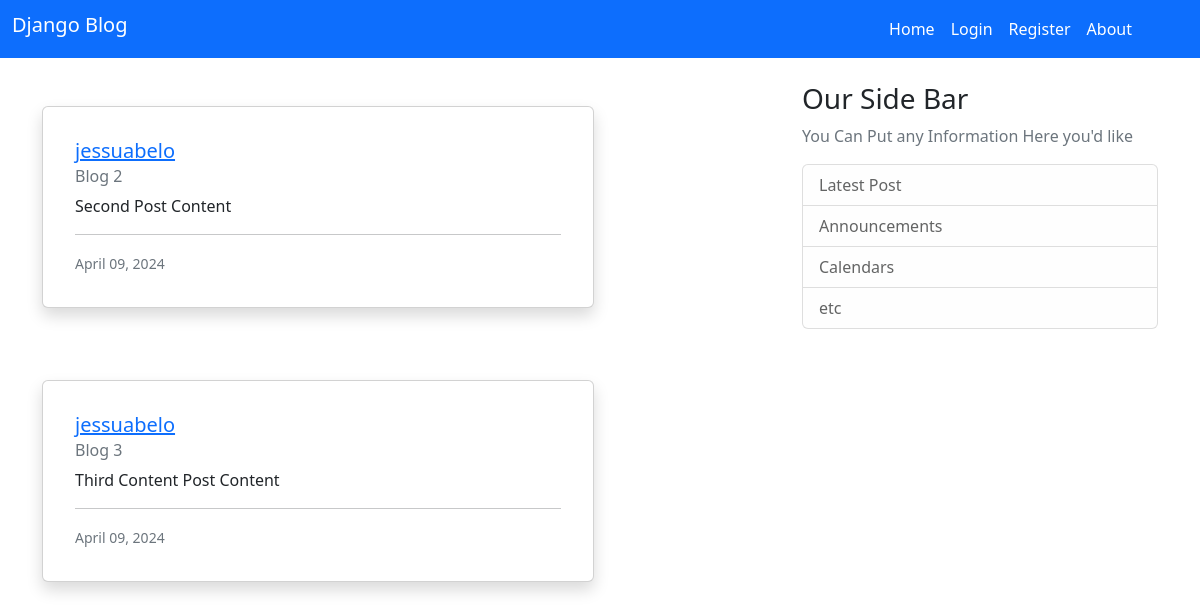
The app's page /, older data.
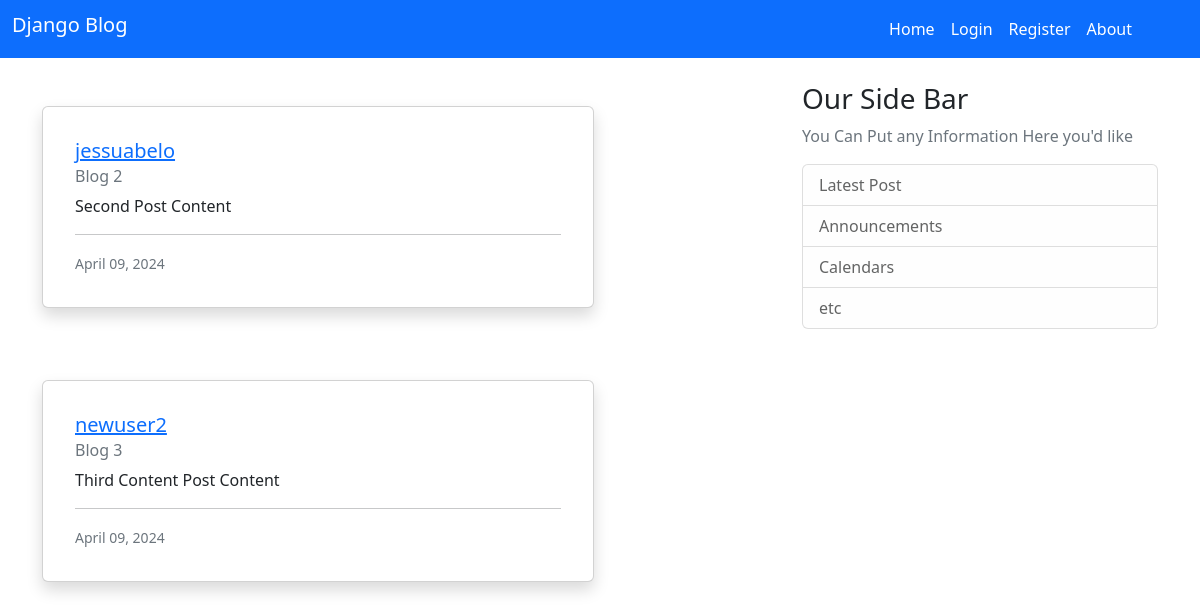
The same page, newer data.
### blog/models.py (models this page shows, shortened)
class Post(models.Model):
    title = models.CharField(max_length = 100)
    content = models.TextField()
    date_post = models.DateTimeField(default = timezone.now) # default para orsida nia bele post tuir timezone depende ba user
    author = models.ForeignKey(User, on_delete = models.CASCADE)

### blog/views.py (the view)
# urls.py: path('', views.home, name='blog-home'),
def home(request):
    context = {
        'posts': Post.objects.all()
    }
    return render(request, 'blog/home.html', context)

### blog/templates/blog/home.html
{% extends "blog/base.html" %} {% block content %} {% for post in posts %}
<br />
<div
  class="card shadow p-3 mb-5 bg-body rounded position-relative  w-75 p-3"
  style="background-color: #ffffff;"
  style="width: 18rem;"
>
  <div class="card-body">
    <h5 class="card-title"><a href="#">{{ post.author }}</a></h5>
    <h6 class="card-subtitle mb-2 text-muted">{{ post.title }}</h6>
    <p class="card-text">{{ post.content }}</p>
    <hr />
    <small class="text-muted">{{ post.date_post| date:"F d, Y" }}</small>
  </div>
</div>
{% endfor %} {% endblock content %}

### blog/templates/blog/base.html (shortened to what this page needs)
{% load static %}
<!DOCTYPE html>
<html lang="en">
<head>
<head>
    <link rel="stylesheet" href="{% static 'css/bootstrap.min.css' %}">
</head>
<body>
    <nav class="navbar navbar-expand-lg bg-primary ">
        <div class="container-fluid">
            <h2 class="navbar-brand text-white">Django Blog</h2>
            <div class="collapse navbar-collapse justify-content-end me-5" id="navbarNavDropdown ">
                <ul class="navbar-nav">
                    <li class="nav-item">
                        <a class="nav-link active text-white" aria-current="page" href="{% url 'blog-home' %}">Home</a>
                    </li>
                    <li class="nav-item">
                        {% if user.is_authenticated %}
                        <li class="nav-item">
                            <a class="nav-link text-white" href="{% url 'profile' %}">Profile</a>
                        </li>
                            <form action="{% url 'logout' %}" method="post">
                                {% csrf_token %}
                                <button type="submit" class="btn btn-link nav-link text-white">Logout</button>
                            </form>
                        {% else %}
                            <a class="nav-link text-white" href="{% url 'login' %}">Login</a>
                        {% endif %}
                    </li>
                    <li class="nav-item">
                        <a class="nav-link text-white" href="{% url 'register' %}">Register</a>
                    </li>
                    <li class="nav-item">
                        <a class="nav-link text-white" href="{% url 'blog-about' %}">About</a>
                    </li>
                </ul>
            </div>
        </div>
    </nav>
    <br>
    <main role="main" class="container">
        <div class="row">
            <div class="col-md-8">
                {% block content %} {% endblock %}
            </div>
            <div class="col-md-4">
                <div class="content-section">
                    <h3>Our Side Bar</h3>
                    <p class="text-muted">You Can Put any Information Here you'd like
                        <ul class="list-group">
                            <li class="list-group-item list-group-item-light">Latest Post</li>
                            <li class="list-group-item list-group-item-light">Announcements</li>
                            <li class="list-group-item list-group-item-light">Calendars</li>
                            <li class="list-group-item list-group-item-light">etc</li>
                        </ul>
                    </p>
                </div>
            </div>
        </div>
    </main>
</body>
</html>

### blog/templates/blog/base.html (style rules this page uses)
.navbar-nav .nav-item .nav-link { position: relative; }

Row changes from the older to the newer data that the page shows:
changed Post "Blog 3": author "jessuabelo" → "newuser2"
